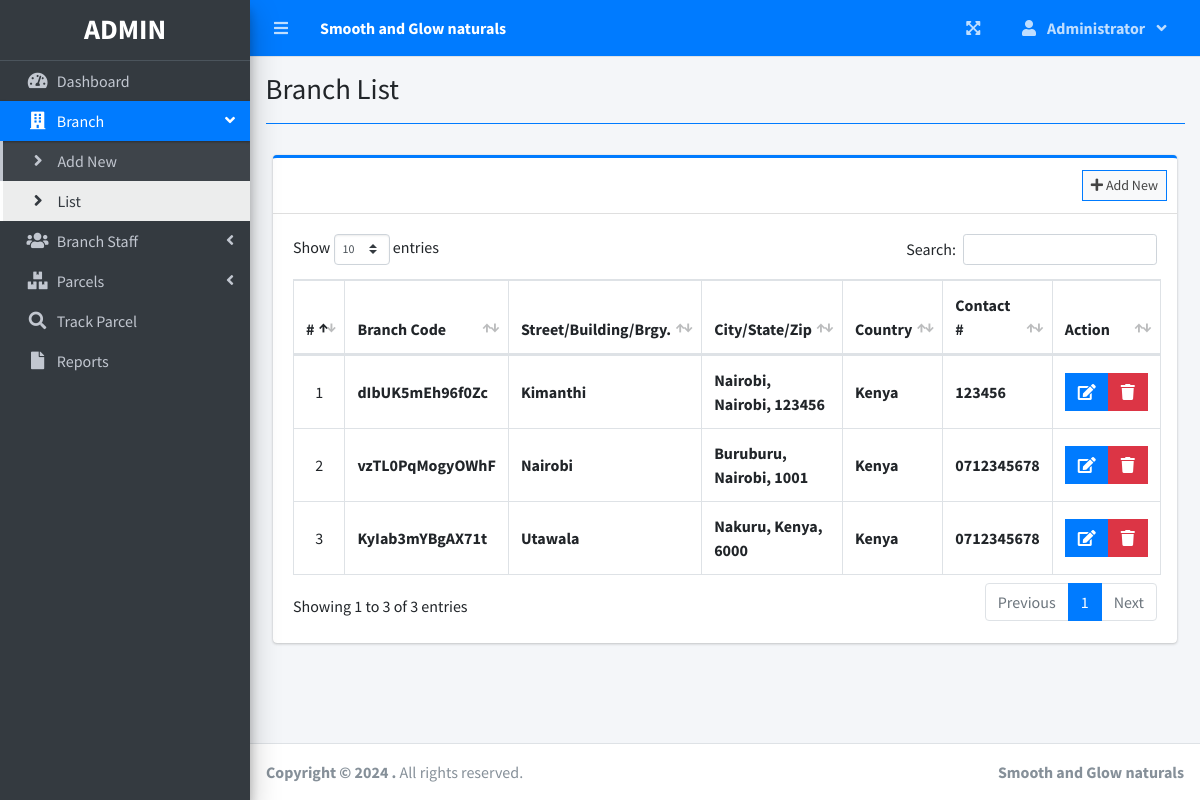
The page /index.php?page=branch_list (signed in) on the database its author committed.
### tables this page shows
CREATE TABLE `branches` (
  `id` int(30) NOT NULL,
  `branch_code` varchar(50) NOT NULL,
  `street` text NOT NULL,
  `city` text NOT NULL,
  `state` text NOT NULL,
  `zip_code` varchar(50) NOT NULL,
  `country` text NOT NULL,
  `contact` varchar(100) NOT NULL,
  `date_created` datetime NOT NULL DEFAULT current_timestamp()
);

### branch_list.php (the view, shortened to what this page needs)
<?php include'db_connect.php' ?>
<div class="col-lg-12">
	<div class="card card-outline card-primary">
		<div class="card-header">
			<div class="card-tools">
				<a class="btn btn-block btn-sm btn-default btn-flat border-primary " href="./index.php?page=new_branch"><i class="fa fa-plus"></i> Add New</a>
			</div>
		</div>
		<div class="card-body">
			<table class="table tabe-hover table-bordered" id="list">
				<!-- <colgroup>
					<col width="5%">
					<col width="15%">
					<col width="25%">
					<col width="25%">
					<col width="15%">
				</colgroup> -->
				<thead>
					<tr>
						<th class="text-center">#</th>
						<th>Branch Code</th>
						<th>Street/Building/Brgy.</th>
						<th>City/State/Zip</th>
						<th>Country</th>
						<th>Contact #</th>
						<th>Action</th>
					</tr>
				</thead>
				<tbody>
					<?php
					$i = 1;
					$qry = $conn->query("SELECT * FROM branches order by street asc,city asc, state asc ");
					while($row= $qry->fetch_assoc()):
					?>
					<tr>
						<td class="text-center"><?php echo $i++ ?></td>
						<td class=""><b><?php echo $row['branch_code'] ?></b></td>
						<td><b><?php echo ucwords($row['street']) ?></b></td>
						<td><b><?php echo ucwords($row['city'].', '.$row['state'].', '.$row['zip_code']) ?></b></td>
						<td><b><?php echo ucwords($row['country']) ?></b></td>
						<td><b><?php echo $row['contact'] ?></b></td>
						<td class="text-center">
		                    <div class="btn-group">
		                        <a href="index.php?page=edit_branch&id=<?php echo $row['id'] ?>" class="btn btn-primary btn-flat ">
		                          <i class="fas fa-edit"></i>
		                        </a>
		                        <button type="button" class="btn btn-danger btn-flat delete_branch" data-id="<?php echo $row['id'] ?>">
		                          <i class="fas fa-trash"></i>
		                        </button>
	                      </div>
						</td>
					</tr>
				<?php endwhile; ?>
				</tbody>
			</table>
		</div>
	</div>
</div>

### index.php (shortened to what this page needs)
<!DOCTYPE html>
<html lang="en">
<?php
	include 'header.php'
?>
<body class="hold-transition sidebar-mini layout-fixed layout-navbar-fixed layout-footer-fixed">
<div class="wrapper">
  <?php include 'topbar.php' ?>
  <?php include 'sidebar.php' ?>
  <div class="content-wrapper">
    <div class="content-header">
      <div class="container-fluid">
        <div class="row mb-2">
          <div class="col-sm-6">
            <h1 class="m-0"><?php echo $title ?></h1>
          </div>
        </div>
            <hr class="border-primary">
      </div>
    </div>
    <section class="content">
      <div class="container-fluid">
         <?php
            $page = isset($_GET['page']) ? $_GET['page'] : 'home';
            if(!file_exists($page.".php")){
                include '404.html';
            }else{
            include $page.'.php';
            }
          ?>
      </div>
    </section>
  </div>
  <footer class="main-footer">
    <strong>Copyright &copy; 2024 .</strong>
    All rights reserved.
    <div class="float-right d-none d-sm-inline-block">
      <b><?php echo $_SESSION['system']['name'] ?></b>
    </div>
  </footer>
</div>
</body>
</html>

### header.php (shortened to what this page needs)
<head>
  <?php
  $title = isset($_GET['page']) ? ucwords(str_replace("_", ' ', $_GET['page'])) : "Home";
  $title = str_replace("Persons Companies","Persons/Companies",$title);
  ?>
  <link rel="stylesheet" href="assets/plugins/fontawesome-free/css/all.min.css">
  <link rel="stylesheet" href="assets/plugins/overlayScrollbars/css/OverlayScrollbars.min.css">
  <link rel="stylesheet" href="assets/plugins/datatables-bs4/css/dataTables.bootstrap4.min.css">
  <link rel="stylesheet" href="assets/plugins/datatables-responsive/css/responsive.bootstrap4.min.css">
  <link rel="stylesheet" href="assets/plugins/datatables-buttons/css/buttons.bootstrap4.min.css">
  <link rel="stylesheet" href="assets/plugins/select2/css/select2.min.css">
  <link rel="stylesheet" href="assets/plugins/select2-bootstrap4-theme/select2-bootstrap4.min.css">
  <link rel="stylesheet" href="assets/plugins/sweetalert2-theme-bootstrap-4/bootstrap-4.min.css">
  <link rel="stylesheet" href="assets/plugins/toastr/toastr.min.css">
  <link rel="stylesheet" href="assets/plugins/dropzone/min/dropzone.min.css">
  <link rel="stylesheet" href="assets/dist/css/jquery.datetimepicker.min.css">
  <link rel="stylesheet" href="assets/plugins/icheck-bootstrap/icheck-bootstrap.min.css">
  <link rel="stylesheet" href="assets/plugins/bootstrap4-toggle/css/bootstrap4-toggle.min.css">
  <link rel="stylesheet" href="assets/dist/css/adminlte.min.css">
  <link rel="stylesheet" href="assets/dist/css/styles.css">
  <link rel="stylesheet" href="assets/plugins/summernote/summernote-bs4.min.css">
</head>

### topbar.php (shortened to what this page needs)
<nav class="main-header navbar navbar-expand navbar-primary navbar-dark ">
  <ul class="navbar-nav">
    <?php if(isset($_SESSION['login_id'])): ?>
    <li class="nav-item">
      <a class="nav-link" data-widget="pushmenu" href="" role="button"><i class="fas fa-bars"></i></a>
    </li>
  <?php endif; ?>
    <li>
      <a class="nav-link text-white"  href="./" role="button"> <large><b><?php echo $_SESSION['system']['name'] ?></b></large></a>
    </li>
  </ul>
  <ul class="navbar-nav ml-auto">
    <li class="nav-item">
      <a class="nav-link" data-widget="fullscreen" href="#" role="button">
        <i class="fas fa-expand-arrows-alt"></i>
      </a>
    </li>
   <li class="nav-item dropdown">
          <a class="nav-link"  data-toggle="dropdown" aria-expanded="true" href="javascript:void(0)">
            <span>
              <div class="d-felx badge-pill">
                <span class="fa fa-user mr-2"></span>
                <span><b><?php echo ucwords($_SESSION['login_firstname']) ?></b></span>
                <span class="fa fa-angle-down ml-2"></span>
              </div>
            </span>
          </a>
    </li>
  </ul>
</nav>

### sidebar.php (shortened to what this page needs)
<aside class="main-sidebar sidebar-dark-primary elevation-4">
  <div class="dropdown">
 	<a href="./" class="brand-link">
      <?php if($_SESSION['login_type'] == 1): ?>
      <h3 class="text-center p-0 m-0"><b>ADMIN</b></h3>
      <?php else: ?>
      <h3 class="text-center p-0 m-0"><b>STAFF</b></h3>
      <?php endif; ?>
  </a>
  </div>
  <div class="sidebar pb-4 mb-4">
    <nav class="mt-2">
      <ul class="nav nav-pills nav-sidebar flex-column nav-flat" data-widget="treeview" role="menu" data-accordion="false">
        <li class="nav-item dropdown">
          <a href="./" class="nav-link nav-home">
            <i class="nav-icon fas fa-tachometer-alt"></i>
            <p>
              Dashboard
            </p>
          </a>
        </li>
        <?php if($_SESSION['login_type'] == 1): ?>
        <li class="nav-item">
          <a href="#" class="nav-link nav-edit_branch">
            <i class="nav-icon fas fa-building"></i>
            <p>
              Branch
              <i class="right fas fa-angle-left"></i>
            </p>
          </a>
          <ul class="nav nav-treeview">
            <li class="nav-item">
              <a href="./index.php?page=new_branch" class="nav-link nav-new_branch tree-item">
                <i class="fas fa-angle-right nav-icon"></i>
                <p>Add New</p>
              </a>
            </li>
            <li class="nav-item">
              <a href="./index.php?page=branch_list" class="nav-link nav-branch_list tree-item">
                <i class="fas fa-angle-right nav-icon"></i>
                <p>List</p>
              </a>
            </li>
          </ul>
        </li>
        <li class="nav-item">
          <a href="#" class="nav-link nav-edit_staff">
            <i class="nav-icon fas fa-users"></i>
            <p>
              Branch Staff
              <i class="right fas fa-angle-left"></i>
            </p>
          </a>
        </li>
      <?php endif; ?>
        <li class="nav-item">
          <a href="#" class="nav-link nav-edit_parcel">
            <i class="nav-icon fas fa-boxes"></i>
            <p>
              Parcels
              <i class="right fas fa-angle-left"></i>
            </p>
          </a>
        </li>
         <li class="nav-item dropdown">
          <a href="./index.php?page=track" class="nav-link nav-track">
            <i class="nav-icon fas fa-search"></i>
            <p>
              Track Parcel
            </p>
          </a>
        </li>
         <li class="nav-item dropdown">
          <a href="./index.php?page=reports" class="nav-link nav-reports">
            <i class="nav-icon fas fa-file"></i>
            <p>
              Reports
            </p>
          </a>
        </li>
      </ul>
    </nav>
  </div>
</aside>

### branch_list.php (style rules this page uses)
table td { vertical-align: middle !important; }

### rows shown on the page
branches: branch_code "dIbUK5mEh96f0Zc", street "Kimanthi", city+state+zip_code "Nairobi, Nairobi, 123456", country "Kenya", contact "123456"
branches: branch_code "vzTL0PqMogyOWhF", street "Nairobi", city+state+zip_code "Buruburu, Nairobi, 1001", country "Kenya", contact "0712345678"
branches: branch_code "KyIab3mYBgAX71t", street "Utawala", city+state+zip_code "Nakuru, Kenya, 6000", country "Kenya", contact "0712345678"

### other values the page prints
$_SESSION['system']['name'] "Smooth and Glow naturals"
$_SESSION['login_firstname'] "Administrator"
$title "Branch List"
